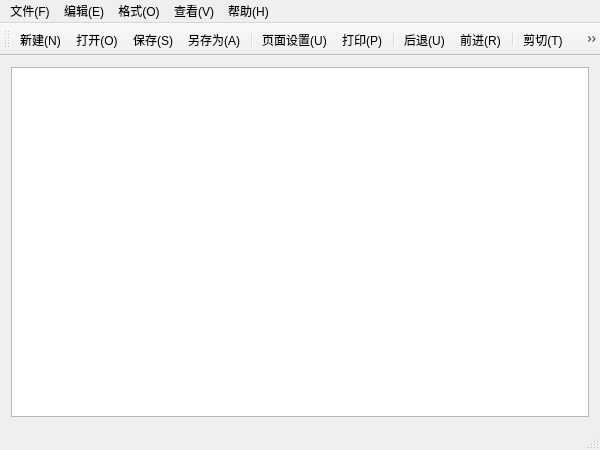
<?xml version="1.0" encoding="UTF-8"?>
<ui version="4.0">
 <class>MainWindow</class>
 <widget class="QMainWindow" name="MainWindow">
  <property name="windowModality">
   <enum>Qt::NonModal</enum>
  </property>
  <property name="geometry">
   <rect>
    <x>0</x>
    <y>0</y>
    <width>600</width>
    <height>450</height>
   </rect>
  </property>
  <property name="contextMenuPolicy">
   <enum>Qt::DefaultContextMenu</enum>
  </property>
  <property name="windowTitle">
   <string>无标题 - LimiEditor</string>
  </property>
  <property name="windowIcon">
   <iconset>
    <normaloff>:/Icons/LimiEditor.png</normaloff>:/Icons/LimiEditor.png</iconset>
  </property>
  <widget class="QWidget" name="centralWidget">
   <layout class="QGridLayout" name="gridLayout">
    <item row="0" column="0">
     <widget class="QTextEdit" name="textEdit">
      <property name="font">
       <font>
        <family>宋体</family>
        <pointsize>12</pointsize>
        <weight>50</weight>
        <bold>false</bold>
       </font>
      </property>
      <property name="lineWrapMode">
       <enum>QTextEdit::NoWrap</enum>
      </property>
     </widget>
    </item>
   </layout>
  </widget>
  <widget class="QMenuBar" name="menuBar">
   <property name="geometry">
    <rect>
     <x>0</x>
     <y>0</y>
     <width>600</width>
     <height>23</height>
    </rect>
   </property>
   <widget class="QMenu" name="menu_File">
    <property name="whatsThis">
     <string>文本文档(*.txt);;所有文件(*.*)</string>
    </property>
    <property name="title">
     <string>文件(F)</string>
    </property>
    <addaction name="action_New"/>
    <addaction name="action_Open"/>
    <addaction name="action_Save"/>
    <addaction name="action_saveAs"/>
    <addaction name="separator"/>
    <addaction name="action_pagesetUp"/>
    <addaction name="action_Print"/>
    <addaction name="separator"/>
    <addaction name="action_eXit"/>
   </widget>
   <widget class="QMenu" name="menu_Edit">
    <property name="title">
     <string>编辑(E)</string>
    </property>
    <addaction name="action_Undo"/>
    <addaction name="action_Redo"/>
    <addaction name="separator"/>
    <addaction name="action_Trim"/>
    <addaction name="action_Copy"/>
    <addaction name="action_Paste"/>
    <addaction name="action_deL"/>
    <addaction name="separator"/>
    <addaction name="action_Find"/>
    <addaction name="action_findNext"/>
    <addaction name="action_Replace"/>
    <addaction name="action_Goto"/>
    <addaction name="separator"/>
    <addaction name="action_selectAll"/>
    <addaction name="action_Date"/>
   </widget>
   <widget class="QMenu" name="menu_layOut">
    <property name="title">
     <string>格式(O)</string>
    </property>
    <addaction name="action_lineWrap"/>
    <addaction name="action_Font"/>
   </widget>
   <widget class="QMenu" name="menu_View">
    <property name="title">
     <string>查看(V)</string>
    </property>
    <addaction name="action_Statusbar"/>
   </widget>
   <widget class="QMenu" name="menu_Help">
    <property name="title">
     <string>帮助(H)</string>
    </property>
    <addaction name="action_Help"/>
    <addaction name="separator"/>
    <addaction name="action_About"/>
   </widget>
   <addaction name="menu_File"/>
   <addaction name="menu_Edit"/>
   <addaction name="menu_layOut"/>
   <addaction name="menu_View"/>
   <addaction name="menu_Help"/>
  </widget>
  <widget class="QToolBar" name="mainToolBar">
   <attribute name="toolBarArea">
    <enum>TopToolBarArea</enum>
   </attribute>
   <attribute name="toolBarBreak">
    <bool>false</bool>
   </attribute>
   <addaction name="action_New"/>
   <addaction name="action_Open"/>
   <addaction name="action_Save"/>
   <addaction name="action_saveAs"/>
   <addaction name="separator"/>
   <addaction name="action_pagesetUp"/>
   <addaction name="action_Print"/>
   <addaction name="separator"/>
   <addaction name="action_Undo"/>
   <addaction name="action_Redo"/>
   <addaction name="separator"/>
   <addaction name="action_Trim"/>
   <addaction name="action_Copy"/>
   <addaction name="action_Paste"/>
   <addaction name="action_deL"/>
   <addaction name="separator"/>
   <addaction name="action_Find"/>
   <addaction name="action_Replace"/>
   <addaction name="action_Goto"/>
   <addaction name="action_selectAll"/>
   <addaction name="separator"/>
   <addaction name="action_Date"/>
  </widget>
  <widget class="QStatusBar" name="statusBar">
   <property name="whatsThis">
    <string>第 # 行，第 $ 列</string>
   </property>
  </widget>
  <action name="action_New">
   <property name="icon">
    <iconset>
     <normaloff>Icons/New.png</normaloff>
     <normalon>:/Icons/New.png</normalon>Icons/New.png</iconset>
   </property>
   <property name="text">
    <string>新建(N)</string>
   </property>
   <property name="shortcut">
    <string>Ctrl+N</string>
   </property>
  </action>
  <action name="action_Open">
   <property name="icon">
    <iconset>
     <normaloff>Icons/Open.png</normaloff>
     <normalon>:/Icons/Open.png</normalon>Icons/Open.png</iconset>
   </property>
   <property name="text">
    <string>打开(O)...</string>
   </property>
   <property name="toolTip">
    <string>打开(O)</string>
   </property>
   <property name="whatsThis">
    <string>打开</string>
   </property>
   <property name="shortcut">
    <string>Ctrl+O</string>
   </property>
  </action>
  <action name="action_Save">
   <property name="icon">
    <iconset>
     <normaloff>:/Icons/Save.png</normaloff>:/Icons/Save.png</iconset>
   </property>
   <property name="text">
    <string>保存(S)</string>
   </property>
   <property name="whatsThis">
    <string>&lt;html&gt;&lt;head/&gt;&lt;body&gt;&lt;p&gt;&lt;span style=&quot; font-size:10pt; font-weight:600;&quot;&gt;该文档已被修改&lt;/span&gt;&lt;/p&gt;&lt;p&gt;是否保存这些修改？&lt;/p&gt;&lt;/body&gt;&lt;/html&gt;</string>
   </property>
   <property name="shortcut">
    <string>Ctrl+S</string>
   </property>
  </action>
  <action name="action_saveAs">
   <property name="icon">
    <iconset>
     <normaloff>:/Icons/saveAs.png</normaloff>:/Icons/saveAs.png</iconset>
   </property>
   <property name="text">
    <string>另存为(A)...</string>
   </property>
   <property name="whatsThis">
    <string>另存为</string>
   </property>
  </action>
  <action name="action_pagesetUp">
   <property name="icon">
    <iconset>
     <normaloff>:/Icons/pagesetUp.png</normaloff>:/Icons/pagesetUp.png</iconset>
   </property>
   <property name="text">
    <string>页面设置(U)...</string>
   </property>
  </action>
  <action name="action_Print">
   <property name="icon">
    <iconset>
     <normaloff>:/Icons/Print.png</normaloff>:/Icons/Print.png</iconset>
   </property>
   <property name="text">
    <string>打印(P)...</string>
   </property>
   <property name="shortcut">
    <string>Ctrl+P</string>
   </property>
  </action>
  <action name="action_eXit">
   <property name="icon">
    <iconset>
     <normaloff>:/Icons/eXit.png</normaloff>:/Icons/eXit.png</iconset>
   </property>
   <property name="text">
    <string>退出(X)</string>
   </property>
  </action>
  <action name="action_Undo">
   <property name="icon">
    <iconset>
     <normaloff>:/Icons/Undo.png</normaloff>:/Icons/Undo.png</iconset>
   </property>
   <property name="text">
    <string>后退(U)</string>
   </property>
   <property name="shortcut">
    <string>Ctrl+Z</string>
   </property>
  </action>
  <action name="action_Redo">
   <property name="icon">
    <iconset>
     <normaloff>:/Icons/Redo.png</normaloff>:/Icons/Redo.png</iconset>
   </property>
   <property name="text">
    <string>前进(R)</string>
   </property>
   <property name="shortcut">
    <string>Ctrl+Y</string>
   </property>
  </action>
  <action name="action_Trim">
   <property name="icon">
    <iconset>
     <normaloff>:/Icons/Cut.png</normaloff>:/Icons/Cut.png</iconset>
   </property>
   <property name="text">
    <string>剪切(T)</string>
   </property>
   <property name="shortcut">
    <string>Ctrl+X</string>
   </property>
  </action>
  <action name="action_Copy">
   <property name="icon">
    <iconset>
     <normaloff>:/Icons/Copy.png</normaloff>:/Icons/Copy.png</iconset>
   </property>
   <property name="text">
    <string>复制(C)</string>
   </property>
   <property name="shortcut">
    <string>Ctrl+C</string>
   </property>
  </action>
  <action name="action_Paste">
   <property name="icon">
    <iconset>
     <normaloff>:/Icons/Paste.png</normaloff>:/Icons/Paste.png</iconset>
   </property>
   <property name="text">
    <string>粘贴(P)</string>
   </property>
   <property name="shortcut">
    <string>Ctrl+V</string>
   </property>
  </action>
  <action name="action_deL">
   <property name="icon">
    <iconset>
     <normaloff>:/Icons/deL.png</normaloff>:/Icons/deL.png</iconset>
   </property>
   <property name="text">
    <string>删除(L)</string>
   </property>
   <property name="shortcut">
    <string>Del</string>
   </property>
  </action>
  <action name="action_Find">
   <property name="icon">
    <iconset>
     <normaloff>:/Icons/Find.png</normaloff>:/Icons/Find.png</iconset>
   </property>
   <property name="text">
    <string>查找(F)...</string>
   </property>
   <property name="shortcut">
    <string>Ctrl+F</string>
   </property>
  </action>
  <action name="action_findNext">
   <property name="text">
    <string>查找下一个(N)</string>
   </property>
   <property name="shortcut">
    <string>F3</string>
   </property>
  </action>
  <action name="action_Replace">
   <property name="icon">
    <iconset>
     <normaloff>:/Icons/Replace.png</normaloff>:/Icons/Replace.png</iconset>
   </property>
   <property name="text">
    <string>替换(R)...</string>
   </property>
   <property name="shortcut">
    <string>Ctrl+H</string>
   </property>
  </action>
  <action name="action_Goto">
   <property name="icon">
    <iconset>
     <normaloff>:/Icons/Goto.png</normaloff>:/Icons/Goto.png</iconset>
   </property>
   <property name="text">
    <string>转到(G)...</string>
   </property>
   <property name="shortcut">
    <string>Ctrl+G</string>
   </property>
  </action>
  <action name="action_selectAll">
   <property name="icon">
    <iconset>
     <normaloff>:/Icons/selectAll.png</normaloff>:/Icons/selectAll.png</iconset>
   </property>
   <property name="text">
    <string>全选(A)</string>
   </property>
   <property name="shortcut">
    <string>Ctrl+A</string>
   </property>
  </action>
  <action name="action_Date">
   <property name="icon">
    <iconset>
     <normaloff>:/Icons/Date.png</normaloff>:/Icons/Date.png</iconset>
   </property>
   <property name="text">
    <string>时间/日期(D)</string>
   </property>
   <property name="shortcut">
    <string>F5</string>
   </property>
  </action>
  <action name="action_lineWrap">
   <property name="checkable">
    <bool>true</bool>
   </property>
   <property name="text">
    <string>自动换行(W)</string>
   </property>
  </action>
  <action name="action_Font">
   <property name="text">
    <string>字体(F)...</string>
   </property>
  </action>
  <action name="action_Statusbar">
   <property name="checkable">
    <bool>true</bool>
   </property>
   <property name="text">
    <string>状态栏(S)</string>
   </property>
  </action>
  <action name="action_Help">
   <property name="text">
    <string>查看帮助(H)</string>
   </property>
  </action>
  <action name="action_About">
   <property name="text">
    <string>关于LimiEditor(A)</string>
   </property>
  </action>
 </widget>
 <layoutdefault spacing="6" margin="11"/>
 <resources/>
 <connections/>
</ui>
